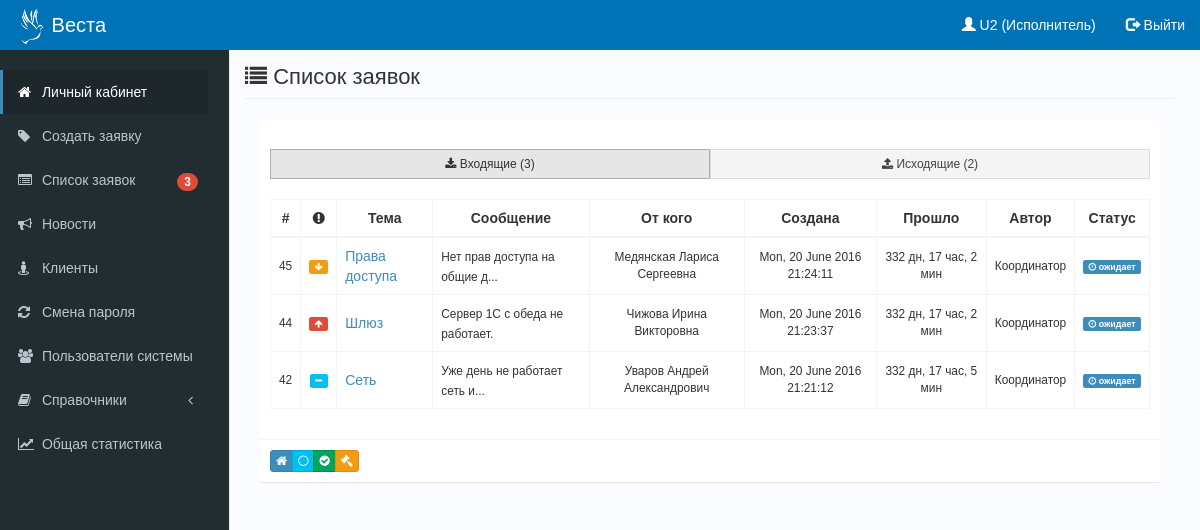
Page /?act=in (signed in) on the earlier database version.
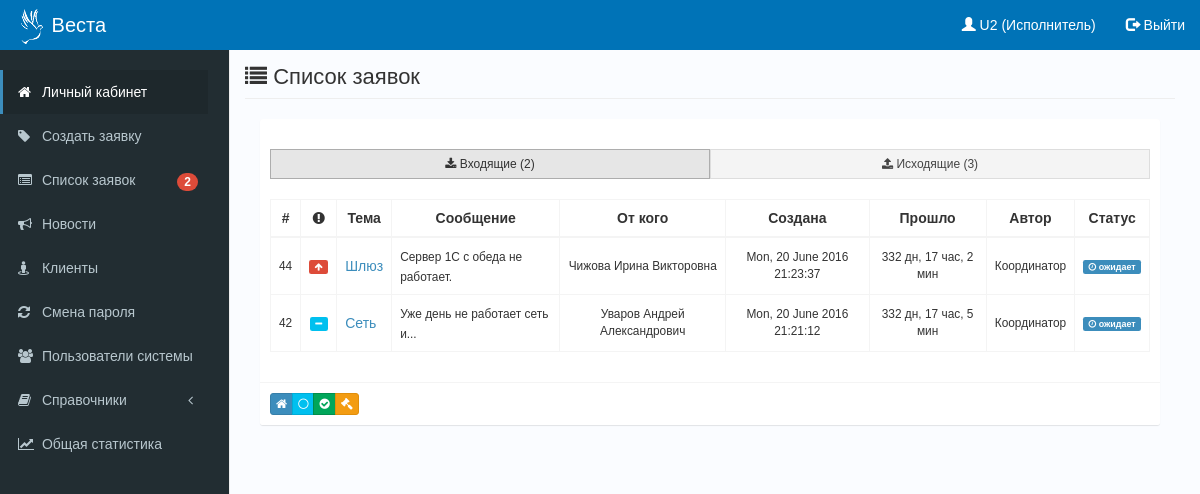
Same page on the later database version.
### tables this page shows
CREATE TABLE IF NOT EXISTS `tickets` (
  `id` int(11) NOT NULL,
  `user_create_id` int(11) DEFAULT NULL,
  `user_to_id` int(11) DEFAULT NULL,
  `date_create` datetime DEFAULT NULL,
  `theme` varchar(256) DEFAULT NULL,
  `msg` text,
  `id_client` int(11) DEFAULT NULL,
  `id_otdel` int(11) DEFAULT NULL,
  `status` int(11) DEFAULT NULL,
  `prioritet` int(11) DEFAULT NULL,
  `arch` int(11) DEFAULT NULL,
  `date_ok` datetime DEFAULT NULL,
  `history` varchar(512) DEFAULT NULL,
  `last_update` datetime DEFAULT NULL
);

CREATE TABLE IF NOT EXISTS `clients` (
  `id` int(11) NOT NULL,
  `fio` varchar(256) DEFAULT NULL,
  `id_otdel` int(11) DEFAULT NULL,
  `id_doljn` int(11) DEFAULT NULL,
  `tel` varchar(32) DEFAULT NULL,
  `email` varchar(64) DEFAULT NULL,
  `kabinet` varchar(64) DEFAULT NULL
);

CREATE TABLE IF NOT EXISTS `users` (
  `id` int(11) NOT NULL,
  `fio` varchar(256) DEFAULT NULL,
  `login` varchar(64) DEFAULT NULL,
  `pass` varchar(64) DEFAULT NULL,
  `status` int(1) DEFAULT NULL,
  `priv` int(1) DEFAULT NULL,
  `email` varchar(64) DEFAULT NULL,
  `tel` varchar(32) DEFAULT NULL,
  `last_time` datetime DEFAULT NULL
);

### template/in.php (the view, shortened to what the changed rows need)
<?php require 'template/header.php';
include('../connect_bd.php');
$id_user = $_SESSION["id_user"];
?>
<h1 class="page-header"><i class="fa fa-list"></i> Список заявок</h1>
<div class="col-md-12">
    <div class="box box-solid">
        <div class="box-header">
        </div>
        <div class="box-body">
            <div class="">
<?php
if (IS_KOORD)
{
    $result = $mysqli->query("  SELECT COUNT(*) as count FROM tickets
                                WHERE status = 2");
        if ($result)
            $row_vhod = $result->fetch_array();
    $result = $mysqli->query("  SELECT COUNT(*) as count FROM tickets
                                WHERE user_create_id = '$id_user'");
        if ($result)
            $row_ishod = $result->fetch_array();
}
else
{
    $result = $mysqli->query("  SELECT COUNT(*) as count FROM tickets
                                WHERE user_to_id = '$id_user' AND status = 2");
        if ($result)
            $row_vhod = $result->fetch_array();
    $result = $mysqli->query("  SELECT COUNT(*) as count FROM tickets
                                WHERE user_create_id = '$id_user'");
        if ($result)
            $row_ishod = $result->fetch_array();
}
?>
                <div class="btn-group btn-group-justified">
                    <a class="btn btn-default btn-sm btn-flat active " role="button"
                        href="?act=in"><i class="fa fa-download"></i> Входящие
                        <span id="label_list_in">(<?=$row_vhod["count"]?>) </span>
                    </a>
                    <a class="btn btn-default btn-sm btn-flat " role="button" id="link_out"
                        href="?act=out"><i class="fa fa-upload"></i> Исходящие
                        <span id="label_list_out">(<?=$row_ishod["count"]?>)</span>
                    </a>
                </div>
            </div>
            <br>
            <div>
<?php
switch ($_POST["sort_ticket"])
{
    default:
        $pref = " AND tickets.status = 2";
        break;
}
if (IS_KOORD)
{
    $result = $mysqli->query("SELECT tickets.id AS id, tickets.prioritet AS prioritet,
                            tickets.theme AS theme, tickets.msg AS msg,
                            clients.fio AS client, tickets.date_create AS date_create,
                            users.fio AS user, tickets.status AS status FROM tickets
                            JOIN clients ON tickets.id_client = clients.id
                            JOIN users ON tickets.user_create_id = users.id WHERE arch = 0
                            ".$pref." ORDER BY tickets.id DESC");
}
else
{
    $result = $mysqli->query("SELECT tickets.id AS id, tickets.prioritet AS prioritet,
                            tickets.theme AS theme, tickets.msg AS msg,
                            clients.fio AS client, tickets.date_create AS date_create,
                            users.fio AS user, tickets.status AS status FROM tickets
                            JOIN clients ON tickets.id_client = clients.id
                            JOIN users ON tickets.user_create_id = users.id WHERE arch = 0
                            AND user_to_id = '$id_user' ".$pref." ORDER BY tickets.id DESC");
}
    if ($result):?>
            <div class="table-responsive">
                <table class="table table-bordered table-hover " style=" font-size: 14px;" >
                    <thead>
                        <tr>
                            <th><center>#</center></th>
                            <th><center><i class="fa fa-exclamation-circle"></i></center></th>
                            <th><center>Тема</center></th>
                            <th><center>Сообщение</center></th>
                            <th><center>От кого</center></th>
                            <th><center>Создана</center></th>
                            <th><center>Прошло</center></th>
                            <th><center>Автор</center></th>
                            <th><center>Статус</center></th>
                        </tr>
                    </thead>
                    <tbody>
                        <form role="form" id="Form">
    <?php while ($row = $result->fetch_assoc()):?>
                            <td style=" vertical-align: middle; "><small class=""><center><?=$row["id"]?></center></small>
                            </td>
                            <td style=" vertical-align: middle; ">
                                <small class="">
                                    <center>
                            <?php
                                switch ($row["prioritet"]):
                                    case '0':?>
                                        <span data-original-title="Высокий приоритет" class="label bg-red" data-toggle="tooltip" data-placement="bottom" title=""><i class="fa fa-arrow-up"></i></span>
                                        <?php
                                        break;
                                    case '1':?>
                                        <span data-original-title="Средний приоритет" class="label bg-aqua" data-toggle="tooltip" data-placement="bottom" title=""><i class="fa fa-minus"></i></span>
                                        <?php
                                        break;
                                    case '2':?>
                                        <span data-original-title="Низкий приоритет" class="label bg-yellow" data-toggle="tooltip" data-placement="bottom" title=""><i class="fa fa-arrow-down"></i></span>
                                        <?php
                                        break;
                                endswitch?>
                                    </center>
                                </small>
                            </td>
                             <td style=" vertical-align: middle; "><a class=" pops" title="" href="?act=show_ticket&id=<?=$row["id"]?>"><?=$row["theme"]?></a>
                            </td>
                            <td style=" vertical-align: middle; "><small class=""><?php if (mb_strlen($row["msg"]) > 30){ $row["msg"] = mb_substr($row["msg"], 0, 27).'...';} $row["msg"] = nl2br($row["msg"]); echo $row["msg"];?></small></td>
                            <td style=" vertical-align: middle; "><small class=""><center><?=$row["client"]?></center></small></td>
                            <td style=" vertical-align: middle; "><small class=""><center><?php setlocale(LC_ALL, 'ru_RU.UTF8'); echo strftime("%a, %e %B %Y %H:%M:%S", strtotime($row["date_create"]));?></center></small></td>
                            <td style=" vertical-align: middle; "><small class="">
                                <center>
                                <?php
                                    $datetime1 = new DateTime($row["date_create"]);
                                    $datetime2 = new DateTime("now");
                                    $datetime2->format('%Y-%m-%d %H:%i:%s');
                                    $interval = $datetime2->diff($datetime1);
                                    echo $interval->format('%a дн, %h час, %i мин');
                                ?>
                                </center></small>
                            </td>
                            <td style=" vertical-align: middle; "><small class=""><center><?=$row["user"]?></center></small></td>
                            <td style=" vertical-align: middle; "><small>
                                <center>
                                <?php
                                    switch ($row["status"]):
                                    case '0':?>
                                        <?php
                                    case '2':?>
                                        <span class="label label-primary"><i class="fa fa-clock-o"></i> ожидает</span>
                                        <?php
                                        break;
                                endswitch?>
                                </center></small>
                            </td>
    <?php endwhile;?>
                        </form>
                    </tbody>
                </table>
            </div>
    <?php endif;
?>
        </div>
        </div>
    <div class="box-footer clearfix">
        <div class="pull-left">
            <form action="" method="POST">
                <div class="btn-group btn-group-xs">
                <button data-original-title="Показать все" name="sort_ticket" value="all" type="submit" class="btn btn-primary " data-toggle="tooltip" data-placement="bottom" title=""><i class="fa fa-home"></i> </button>
                <button data-original-title="Свободные" name="sort_ticket" value="free" data-toggle="tooltip" data-placement="bottom" title="" type="submit" class="btn btn-info "><i class="fa fa-circle-thin"></i> </button>
                <button data-original-title="Выполненные" name="sort_ticket" value="ok" data-toggle="tooltip" data-placement="bottom" title="" type="submit" class="btn btn-success "><i class="fa fa-check-circle"></i> </button>
                <button data-original-title="В обработке" name="sort_ticket" value="ilock" data-toggle="tooltip" data-placement="bottom" title="" type="submit" class="btn btn-warning "><i class="fa fa-gavel"></i> </button>
                </div>
            </form>
        </div>
    </div>
</div>
</div>
<?php require 'template/footer.php' ?>

### template/header.php (shortened to what the changed rows need)
<!DOCTYPE html>
<html lang="en">
  <head>
    <link href="bootstrap/css/bootstrap.css" rel="stylesheet">
    <link href="bootstrap/css/dashboard.css" rel="stylesheet">
    <link href="bootstrap/css/bootstrap-select.css" rel="stylesheet">
    <link rel="stylesheet" href="font-awesome/css/font-awesome.min.css">
    <link rel="stylesheet" href="css/AdminLTE.css">
    <link rel="stylesheet" href="css/skin-blue.css">
    <link rel="stylesheet" href="css/bootstrap-datetimepicker.min.css">
  </head>
  <body class="skin-blue" style="">
    <div class="navbar bg-blue navbar-fixed-top" role="navigation">
      <div class="container-fluid">
        <div class="navbar-header">
            <a href="index.php" class="logo">
                <img src="img/logo_small_white.png"></img> Веста
            </a>
        </div>
        <?php
            switch ($_SESSION['priv'])
            {
                case 2:
                $role = "Исполнитель";
                    break;
            }
        ?>
        <div class="collapse navbar-collapse">
          <ul class="nav navbar-nav navbar-right">
            <li><a href="?act=lk"><span class="glyphicon glyphicon-user" aria-hidden="true">
                                  </span><?php echo " ".$_SESSION['login']. " (".$role.")" ?>
                </a>
            </li>
            <li>
              <a href="?act=logout"><span class="glyphicon glyphicon-log-out" aria-hidden="true">
                                  </span> Выйти</a>
            </li>
          </ul>
        </div>
      </div>
    </div>
    <div class="content-wrapper">
        <div class="sidebar">
            <br>
            <ul class="sidebar-menu">
                <li class="active">
                    <a href="?act=lk">
                        <i class="fa fa-home"></i> <span>
                        Личный кабинет</span>
                    </a>
                </li>
                <li>
                    <a href="?act=ticket_add"><i class="fa fa-tag"></i> Создать заявку</a>
                </li>
                <?php
                    $result = $mysqli->query("SELECT COUNT(*) as count FROM tickets WHERE user_to_id = '".$_SESSION["id_user"]."' AND status = 2");
                    if ($result)
                        $row_vhod = $result->fetch_array();
                ?>
                <li>
                    <a href="?act=ticket_list"><i class="fa fa-list-alt"></i> Список заявок
                        <small id="tt_label">
                        <?php
                            if ($row_vhod["count"] != 0):?>
                            <small class="badge pull-right bg-red"><?=$row_vhod["count"]?></small>
                        <?php endif ?>
                        </small></a>
                </li>
                <li>
                    <a href="?act=news"><i class="fa fa-bullhorn"></i> Новости</a>
                </li>
                <li>
                    <a href="?act=client"><i class="fa fa-street-view "></i>  Клиенты</a>
                </li>
                <li>
                    <a href="?act=smena_pw"><i class="fa fa-refresh"></i>  Смена пароля</a>
                </li>
                <li>
                    <a href="?act=user"><i class="fa fa-users"></i> Пользователи системы</a>
                </li>
                <li class="treeview ">
                    <a href="#">
                        <i class="fa fa-book"></i><span> Справочники</span><i class="fa fa-angle-left pull-right"></i>
                    </a>
                </li>
		<li>
		    <a href='?act=report_otdel'><i class="fa fa-line-chart"></i> Общая статистика</a>
		</li>
            </ul>
        </div>
      <div class="row">
        <div class="main">

Differences in the rows shown:
no longer on this page (row edited): tickets: id "45", prioritet 2 (drawn), theme "Права доступа", msg "Нет прав доступа на общие д...", id_client.fio "Медянская Лариса Сергеевна", date_create "Mon, 20 June 2016 21:24:11", date_create "332 дн, 17 час, 2 мин", user_create.fio "Координатор", status 2 (drawn)
Other differences:
$row_vhod["count"]: "3" → "2"
$row_ishod["count"]: "2" → "3"
